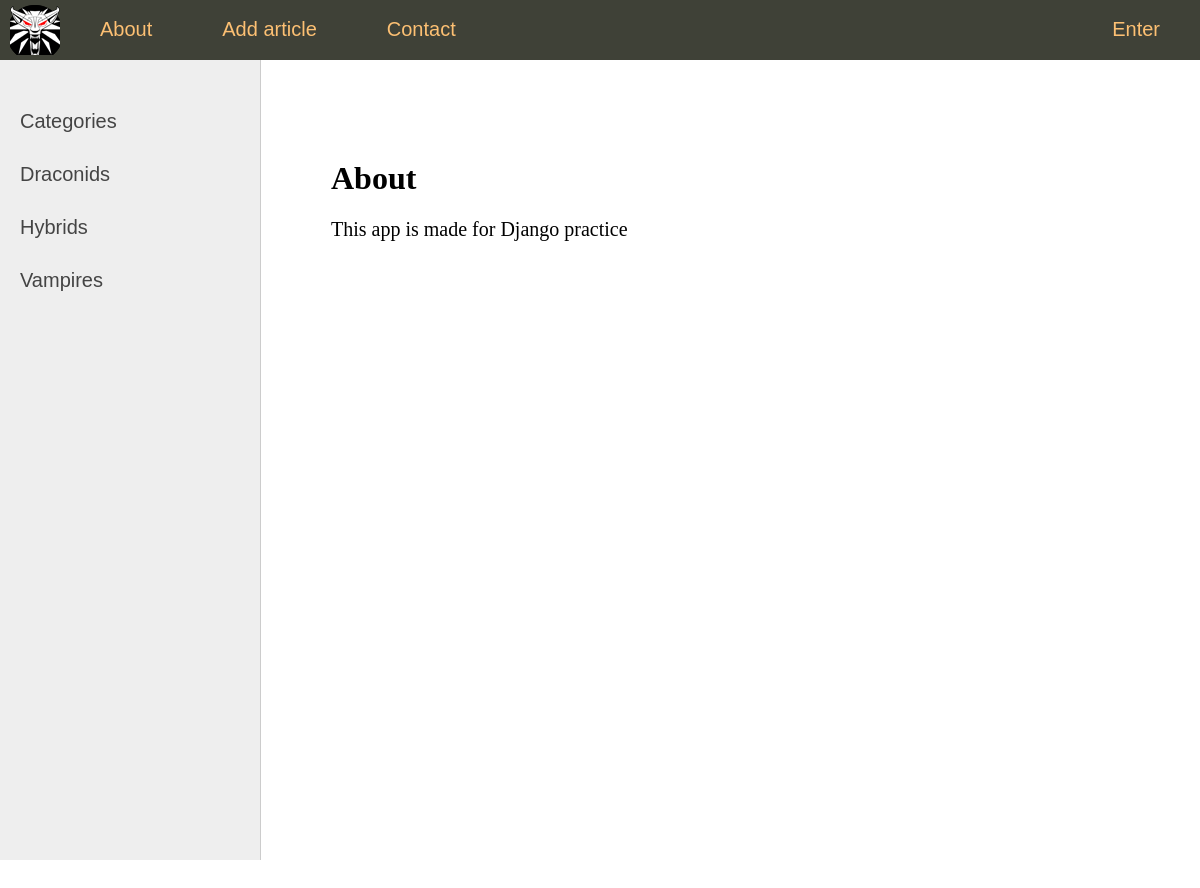
The page /about/ on the database its author committed.
### witcherr/models.py (models this page shows, shortened)
class Category(models.Model):
    name = models.CharField(max_length=100, db_index=True)
    def get_absolute_url(self):
        return reverse('category', kwargs={'cat_id': self.pk})

### witcherr/views.py (the view)
# urls.py: path('about/', about, name='about'),
def about(request):
    return render(request, 'witcherr/about.html', {'menu': menu, 'title': 'About'})

### witcherr/templatetags/witcherr_tags.py (called while the page is built)
@register.inclusion_tag('witcherr/list_categories.html')
def show_categories(sort=None, cat_selected=0):
    if not sort:
        cats = Category.objects.all()
    else:
        cats = Category.objects.order_by(sort)
    return {"cats": cats, "cat_selected": cat_selected}

### witcherr/templates/witcherr/about.html
{% extends 'witcherr/base.html' %}
{% block content %}
<h1>{{title}}</h1>
<p>This app is made for Django practice
{% endblock %}

### witcherr/templates/witcherr/list_categories.html
{% for c in cats %}
	{% if c.pk == cat_selected %}
		<li class="selected">{{c.name}}</li>
	{% else %}
		<li><a href="{{ c.get_absolute_url }}">{{c.name}}</a></li>
	{% endif %}
{% endfor %}

### witcherr/static/witcherr/css/styles.css (style rules this page uses)
html, body { font-family: 'Arial'; margin: 0; padding: 0; height: 100%; width: 100%; color: #444; }
a { color: #0059b2; text-decoration: none; }
.left-chapters ul li { margin: 30px 0 0 0; color: #999; }
.left-chapters ul li a { color: #444; text-decoration: none; }
.content-text h1 { font-size: 32px; }

### rows shown on the page
Category: name "Draconids"
Category: name "Hybrids"
Category: name "Vampires"

### other values the page prints
{{ m.title }} "About" "Add article" "Contact"
{{ m.title }} "Enter"
{{ title }} "About"
